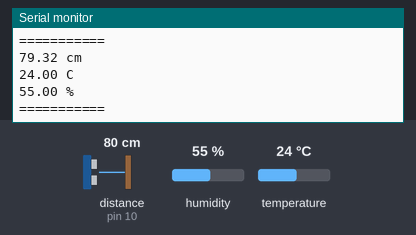
Bench run of a sketch on a simulated Arduino Uno, built with avr-gcc and run on an emulated ATmega328P. On the bench: the last lines printed to the serial monitor. Wiring (inferred from the names in the program): ultrasonic range finder: trigger pin 9; echo pin 10. The test bench sets the inputs (shaded band); at power-on: distance to the obstacle (sensor on pin 10) 80 cm, humidity 55 %, temperature 24 °C. The echo pulse lasts 58.3 µs per cm.

Above: at 2.8 s.
2.9 s: distance to the obstacle (sensor on pin 10) set to 2 cm
5.6 s: humidity set to 22 %
At 6.8 s:
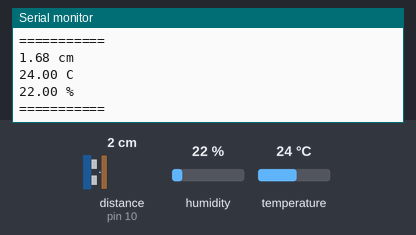
8.3 s: temperature set to 12 °C
At 10.8 s:
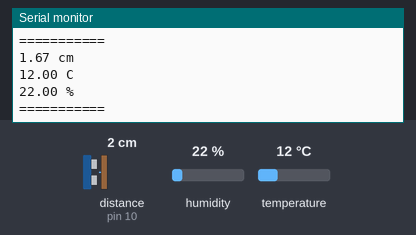
11.0 s: distance to the obstacle (sensor on pin 10) set to 4 cm
13.7 s: humidity set to 40 %
At 15.4 s:
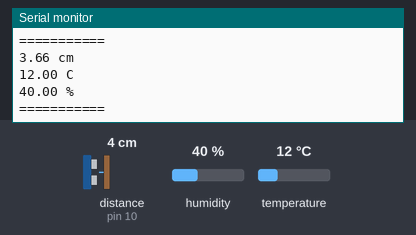
Timing chart, 0 to 16.9 s (numbered marks = the images above; inputs shaded):
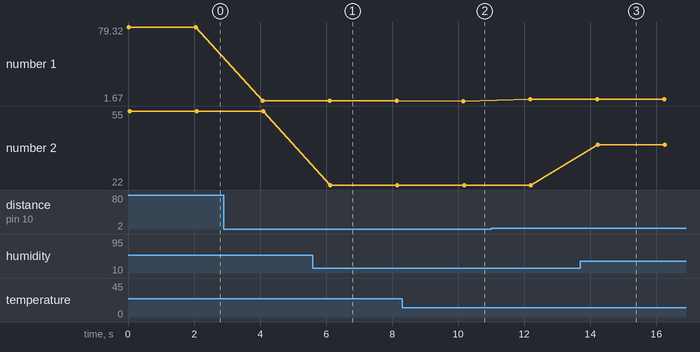

Measured:
- after the input at 5.6 s, the serial monitor: prints a new line after 0.53 s (image 1)
- after the input at 8.3 s, the serial monitor: prints a new line after 1.9 s (image 2)
- after the input at 13.7 s, the serial monitor: prints a new line after 0.53 s (image 3)
- plotted number 1: 79.32 → 2.01 after the input at 2.9 s, 1.68 → 1.67 after the input at 8.3 s, 1.67 → 3.66 after the input at 11.0 s
- plotted number 2: 55 → 22 after the input at 5.6 s, 22 → 40 after the input at 13.7 s

The sketch:

Exercise_9.ino
```cpp
#include <dht.h>

#define trigPin 9
#define echoPin 10
#define DHT11_PIN 2

float duration, distance;
float sound_speed;
float temp, hmdt;

dht DHT;

void setup() {
  pinMode(trigPin, OUTPUT);
  pinMode(echoPin, INPUT);
  pinMode(DHT11_PIN, INPUT);
  Serial.begin(9600);
}

void loop() {
  int chk = DHT.read11(DHT11_PIN);
  temp = DHT.temperature;
  hmdt = DHT.humidity;

  digitalWrite(trigPin, LOW);
  delayMicroseconds(2);
  digitalWrite(trigPin, HIGH);
  delayMicroseconds(10);
  digitalWrite(trigPin, LOW);

  duration = pulseIn(echoPin, HIGH);
  //sound_speed = 331.4 + (0.606 * temp) + (0.0124 +0.000058* hmdt)*temp;
  sound_speed = 340.0;
  distance = (duration / 2) * (sound_speed / 10000);

  if (distance < 400 || distance > 2) {
    Serial.print(distance);
    Serial.println(" cm");
  }
  else {
    Serial.println("Out of range");
  }
  Serial.print(temp);
  Serial.println(" C");
  Serial.print(hmdt);
  Serial.println(" %");
  Serial.println("===========");
  delay(2000);
}
```
